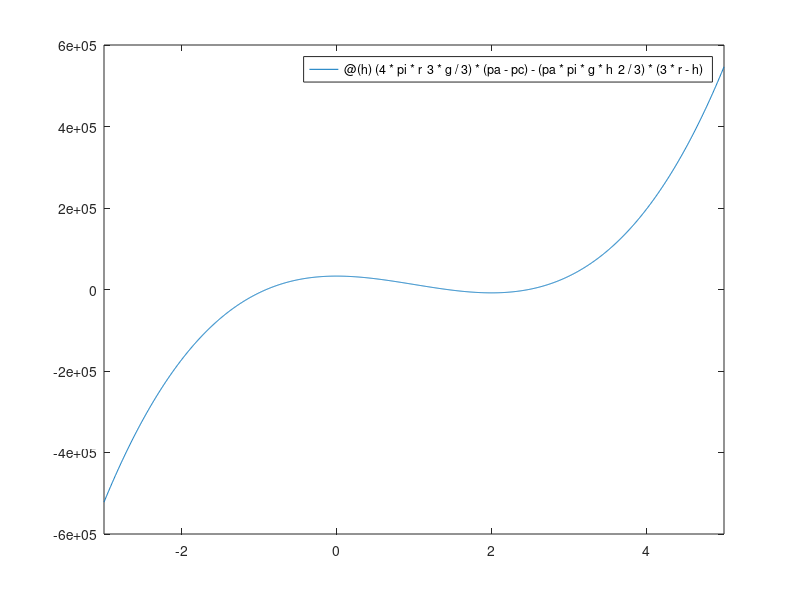

Source code (MATLAB):
function [h] = RA250320_L03_03()

    r = 1;
    pc = 200;
    pa = 1000;
    g = 9.81;

    f = @(h) (4*pi*r^3*g/3)*(pa-pc) - (pa*pi*g*h^2/3)*(3*r-h);
    fplot(f, [-3 5])
    x1 = fzero(f, [-2 -0.5]); % -0.9052
    x2 = fzero(f, [1 2]); % 1.4257
    x3 = fzero(f, [2 3]); % 2.4795

    %Como o valor de h deve ser positivo e menor do que o diametro da esfera
    %(2m), o valor que deve ser retornado eh de x2.

    h = x2;
    
    return
end